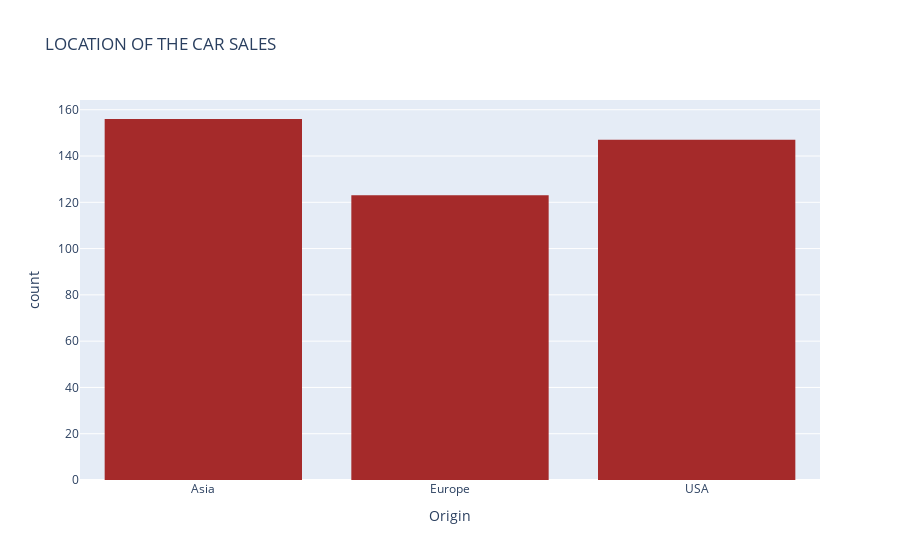

Notebook code cell kept with this figure:
### Code cell
fig = px.histogram(car_df, x = "Origin",
                  labels = {"Origin":"Origin"},
                  title = "LOCATION OF THE CAR SALES",
                  color_discrete_sequence = ["brown"])
                  
fig.show()

### Figure 1 — Plotly figure (JSON) as saved in the notebook; plotly's stock layout.template omitted (floating-point values rounded to 4 significant figures; data arrays with more than 128 entries replaced by an {"elided": "..."} marker saying what was removed)
{"data": [{"alignmentgroup": "True", "bingroup": "x", "hovertemplate": "Origin=%{x}<br>count=%{y}<extra></extra>", "legendgroup": "", "marker": {"color": "brown"}, "name": "", "offsetgroup": "", "orientation": "v", "showlegend": false, "type": "histogram", "x": {"elided": "426 str values"}, "xaxis": "x", "yaxis": "y"}], "layout": {"barmode": "relative", "legend": {"tracegroupgap": 0}, "title": {"text": "LOCATION OF THE CAR SALES"}, "xaxis": {"anchor": "y", "domain": [0, 1], "title": {"text": "Origin"}}, "yaxis": {"anchor": "x", "domain": [0, 1], "title": {"text": "count"}}}}
